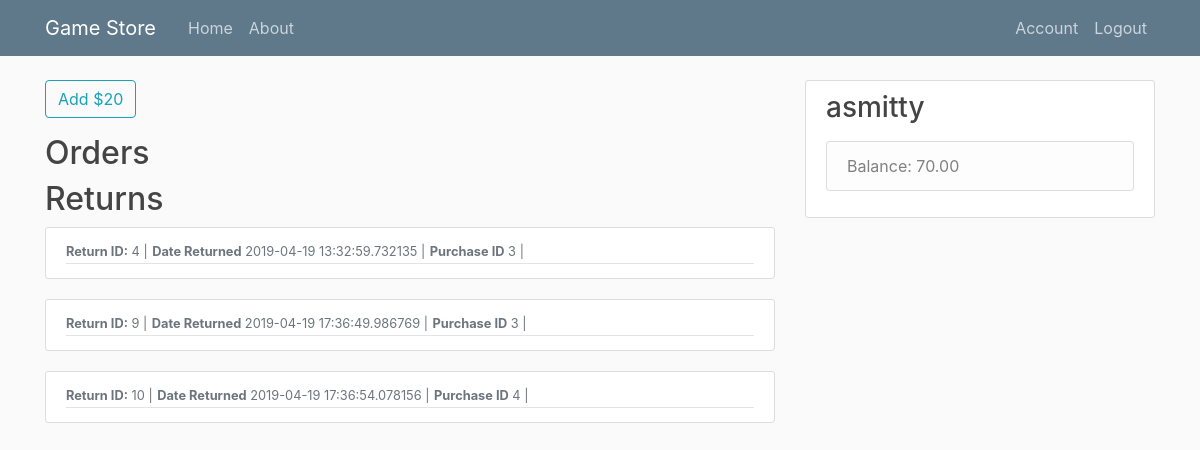
Page /account (signed in) on the earlier database version.
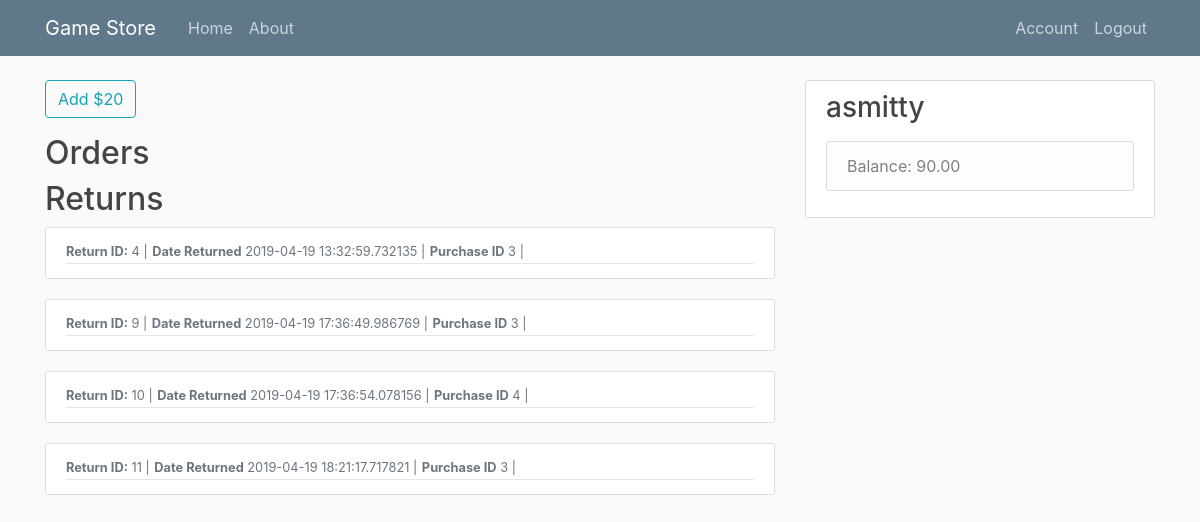
Same page on the later database version.
### game_store/models.py (models this page shows, shortened)
class Return(db.Model):
    id = db.Column(db.Integer, primary_key=True)
    customer_id = db.Column(db.Integer, db.ForeignKey('customer.id'), nullable=False)
    date = db.Column(db.DateTime, nullable=False)
    purchase_id = db.Column(db.Integer, db.ForeignKey('purchase.id'), nullable=False)

class Customer(db.Model, UserMixin):
    id = db.Column(db.Integer, primary_key=True)
    username = db.Column(db.String(20), unique=True, nullable=False)
    email = db.Column(db.String(120), unique=True, nullable=False)
    password = db.Column(db.String(60), nullable=False)
    balance = db.Column(db.Numeric(4, 2))
    orders = db.relationship("Purchase", cascade="all, delete-orphan")
    returns = db.relationship("Return", cascade="all, delete-orphan")
    __table_args__ = (
        CheckConstraint(balance >= 0, name='check_bar_positive'),
        {})

### game_store/routes.py (the view)
@app.route("/account", methods=['GET', 'POST'])
@login_required
def account():
    form = AddMoneyForm()
    if form.validate_on_submit():
        current_user.balance += 20
        db.session.commit()
        return redirect(url_for('account'))
    orders = Purchase.query.all()
    games = Game.query.all()
    returns = Return.query.all()
    return render_template('account.html', orders=orders, games=games, returns=returns, form=form)

### game_store/forms.py
class AddMoneyForm(FlaskForm):
    submit = SubmitField('Add $20')

### game_store/models.py (called while the page is built)
@login_manager.user_loader
def load_user(user_id):
    return Customer.query.get(int(user_id))

### game_store/templates/account.html (shortened to what this page needs)
{% extends "layout.html" %}
{% block content %}
<form method="POST" action="">
    <div class="form-group">
        {{ form.submit(class="btn btn-outline-info") }}
    </div>
</form>
<h2>Orders</h2>
<h2>Returns</h2>
    {% for return in returns %}
        {% if return.customer_id == current_user.id %}
            <article class="media content-section">
              <div class="media-body">
                    <div class="article-metadata">
                        <small class="text-muted"><strong>Return ID:</strong>      {{ return.id }}     |</small>
                        <small class="text-muted"><strong>Date Returned</strong>      {{ return.date }}     |</small>
                        <small class="text-muted"><strong>Purchase ID</strong>      {{ return.purchase_id }}    |</small>
                    </div>
              </div>
            </article>
        {% endif %}
    {% endfor %}
{% endblock content %}

### game_store/templates/layout.html (shortened to what this page needs)
<!DOCTYPE html>
<html>
<head>
    <link rel="stylesheet" href="https://maxcdn.bootstrapcdn.com/bootstrap/4.0.0/css/bootstrap.min.css">
    <link rel="stylesheet" type="text/css" href="{{ url_for('static', filename='main.css') }}">
</head>
<body>
    <header class="site-header">
      <nav class="navbar navbar-expand-md navbar-dark bg-steel fixed-top">
        <div class="container">
          <a class="navbar-brand mr-4" href="/">Game Store</a>
          <div class="collapse navbar-collapse" id="navbarToggle">
            <div class="navbar-nav mr-auto">
              <a class="nav-item nav-link" href="{{ url_for('home') }}">Home</a>
              <a class="nav-item nav-link" href="{{ url_for('about') }}">About</a>
            </div>
            <div class="navbar-nav">
              {% if current_user.is_authenticated %}
                <a class="nav-item nav-link" href="{{ url_for('account') }}">Account</a>
                <a class="nav-item nav-link" href="{{ url_for('logout') }}">Logout</a>
              {% else %}
                <a class="nav-item nav-link" href="{{ url_for('login') }}">Login</a>
                <a class="nav-item nav-link" href="{{ url_for('register') }}">Register</a>
              {% endif %}
            </div>
          </div>
        </div>
      </nav>
    </header>
    <main role="main" class="container">
      <div class="row">
        <div class="col-md-8">
          {% block content %}{% endblock %}
        </div>
        <div class="col-md-4">
          <div class="content-section">
            <h3>{{ current_user.username }}</h3>
            <p class='text-muted'>
              <ul class="list-group">
                <li class="list-group-item list-group-item-light">Balance: {{ current_user.balance }}</li>
              </ul>
            </p>
          </div>
        </div>
      </div>
    </main>
</body>
</html>

### game_store/static/main.css (style rules this page uses)
body { background: #fafafa; color: #333333; margin-top: 5rem; }
h1, h2, h3, h4, h5, h6 { color: #444444; }
.bg-steel { background-color: #5f788a; }
.site-header .navbar-nav .nav-link { color: #cbd5db; }
.content-section { background: #ffffff; padding: 10px 20px; border: 1px solid #dddddd; border-radius: 3px; margin-bottom: 20px; }
.article-metadata { padding-bottom: 1px; margin-bottom: 4px; border-bottom: 1px solid #e3e3e3 }

Differences in the rows shown:
added Return: id "11", date "2019-04-19 18:21:17.717821", purchase_id "3"
changed Customer "asmitty": balance "70.00" → "90.00"
